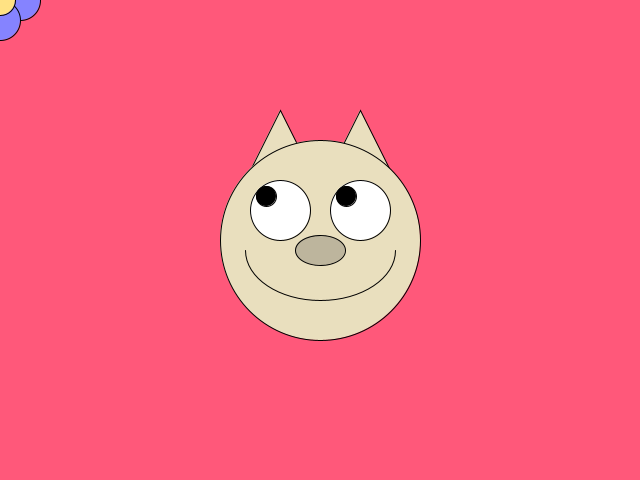
Frame 1 (no input)
Frame 60 (the mouse pressed at the canvas centre just before this capture): identical to frame 1, image omitted
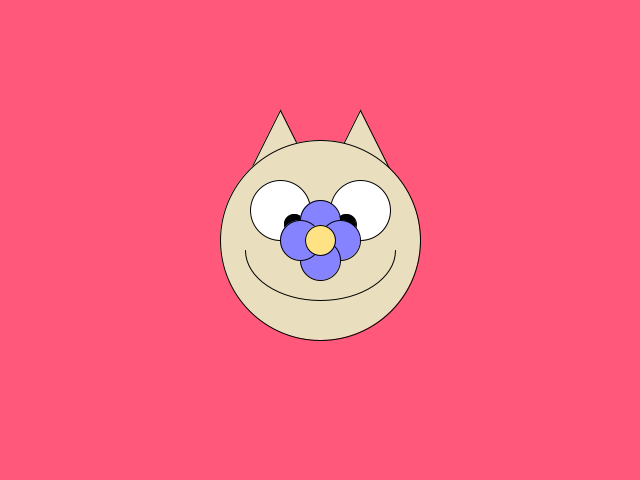
Frame 120 (the mouse held since frame 60 and released just before this capture)

The Processing sketch that drew these frames (run headless with seeded random() and noise(); from frame 60 on, the mouse is pressed at the canvas centre):

// Processing sketch: w2_hw_202120419
// ── w2_hw_202120419.pde
void setup() {
  size(640, 480);
  background(255, 88, 122);
}


void draw() {
  size(640, 480);
  background(255, 88, 122);
  
  // ear_L
  fill(233, 223, 190);
  triangle(250, 170, 280, 110, 310, 170);

  // ear_R
  fill(233, 223, 190);
  triangle(330, 170, 360, 110, 390, 170);
  
  // face
  fill(233, 223, 190);
  circle(320, 240, 200);
  
  //eye_L
  fill(255);
  circle(280, 210, 60);
  
  // eye_pupil_L_chat gpt
  float leftPupilX = constrain(mouseX, 280 - 14, 280 + 14);
  float leftPupilY = constrain(mouseY, 210 - 14, 210 + 14);
  fill(0);
  circle(leftPupilX, leftPupilY, 20);
  
  //eye_R
  fill(255);
  circle(360, 210, 60);
  
  // eye_pupil_R_chat gpt
  float rightPupilX = constrain(mouseX, 360 - 14, 360 + 14); 
  float rightPupilY = constrain(mouseY, 210 - 14, 210 + 14);
  fill(0);
  circle(rightPupilX, rightPupilY, 20);
  
  //nose
  fill(189, 181, 157);
  ellipse(320, 250, 50, 30);
  
  //mouse
  noFill();
  arc(320, 250, 150, 100, 0, PI);
  drawFlower(mouseX, mouseY);
}

//flower
void drawFlower(float x, float y) {
  fill(133, 131, 255);
  
  //flower_leaves
  
  circle(x, y - 20, 40);  // 위쪽 꽃잎
  circle(x + 20, y, 40);  // 오른쪽 꽃잎
  circle(x, y + 20, 40);  // 아래쪽 꽃잎
  circle(x - 20, y, 40);  // 왼쪽 꽃잎
  
  //flower_center
  fill(255, 226, 131);
  circle(x, y, 30);  
}
